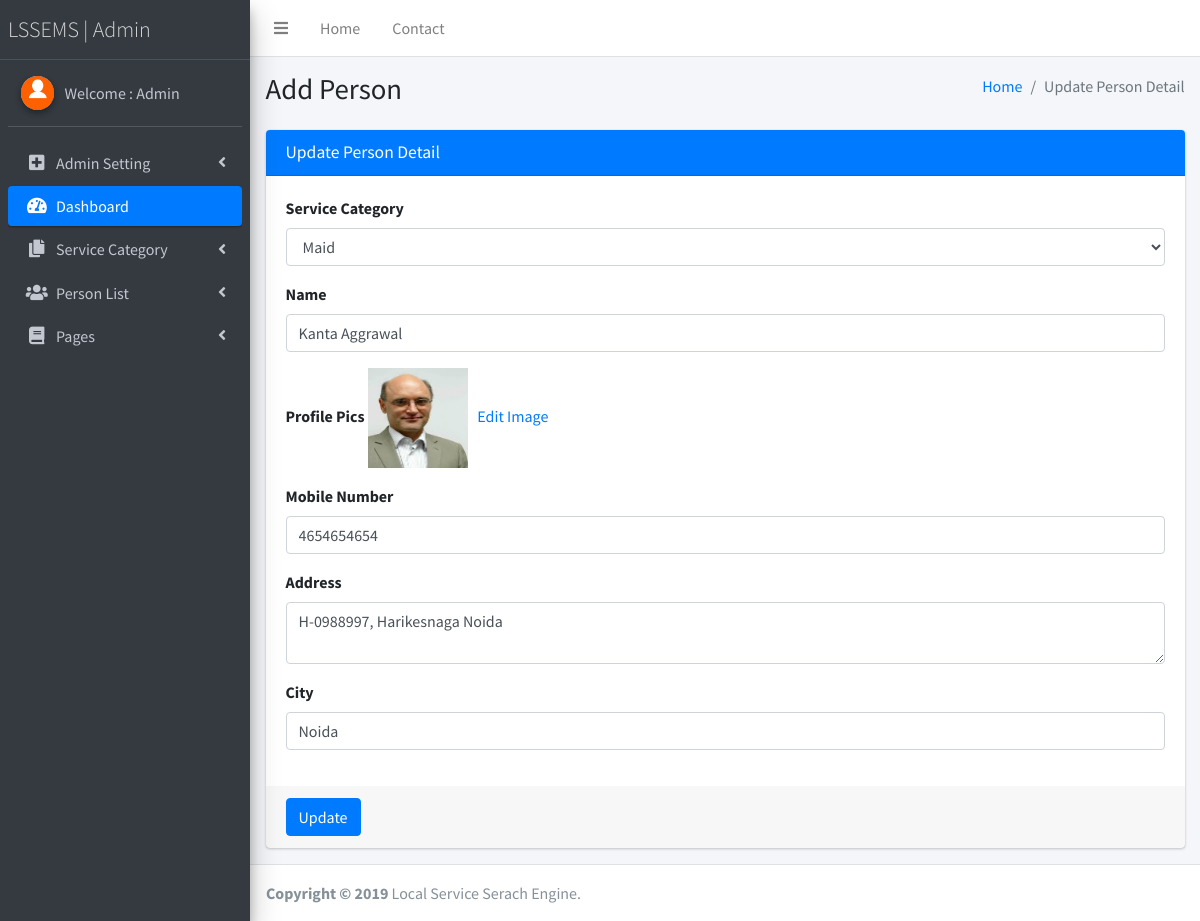
Screenshot of /lssems/admin/edit-person-detail.php?editid=1 (signed in) with the database file from the repository.
### tables this page shows
CREATE TABLE `tblperson` (
  `ID` int(10) NOT NULL,
  `Category` varchar(200) DEFAULT NULL,
  `Name` varchar(200) DEFAULT NULL,
  `Picture` varchar(200) DEFAULT NULL,
  `MobileNumber` bigint(10) DEFAULT NULL,
  `Address` mediumtext DEFAULT NULL,
  `City` varchar(200) NOT NULL,
  `RegDate` timestamp NULL DEFAULT current_timestamp()
);

### lssems/admin/edit-person-detail.php (the view, shortened to what this page needs)
<?php
if (strlen($_SESSION['lssemsaid']==0)) {
  header('location:logout.php');
  } else{
  ?>
<!DOCTYPE html>
<html>
<head>
  <link rel="stylesheet" href="plugins/fontawesome-free/css/all.min.css">
  <link rel="stylesheet" href="https://code.ionicframework.com/ionicons/2.0.1/css/ionicons.min.css">
  <link rel="stylesheet" href="dist/css/adminlte.min.css">
</head>
<body class="hold-transition sidebar-mini">
<div class="wrapper">
  <?php include_once('includes/header.php');?>
<?php include_once('includes/sidebar.php');?>
  <div class="content-wrapper">
    <section class="content-header">
      <div class="container-fluid">
        <div class="row mb-2">
          <div class="col-sm-6">
            <h1>Add Person</h1>
          </div>
          <div class="col-sm-6">
            <ol class="breadcrumb float-sm-right">
              <li class="breadcrumb-item"><a href="dashboard.php">Home</a></li>
              <li class="breadcrumb-item active">Update Person Detail</li>
            </ol>
          </div>
        </div>
      </div>
    </section>
    <section class="content">
      <div class="container-fluid">
        <div class="row">
          <div class="col-md-12">
            <div class="card card-primary">
              <div class="card-header">
                <h3 class="card-title">Update Person Detail</h3>
              </div>
              <form role="form" method="post" enctype="multipart/form-data">
                <?php
                   $eid=$_GET['editid'];
$sql="SELECT * from tblperson where ID=$eid";
$query = $dbh -> prepare($sql);
$query->execute();
$results=$query->fetchAll(PDO::FETCH_OBJ);
$cnt=1;
if($query->rowCount() > 0)
{
foreach($results as $row)
{               ?>
                <div class="card-body">
                  <div class="form-group">
                    <label for="exampleInputEmail1">Service Category</label>
                    <select type="text" name="category" id="category" value="" class="form-control" required="true">
<option value="<?php echo htmlentities($row->Category);?>"><?php echo htmlentities($row->Category);?></option>
                                                    </select>
                  </div>
                     <div class="form-group">
                    <label for="exampleInputEmail1">Name</label>
                    <input type="text" class="form-control" id="name" name="name" value="<?php echo htmlentities($row->Name);?>" required="true">
                  </div>
                  <div class="form-group">
                    <label for="exampleInputEmail1">Profile Pics</label>
                    <img src="images/<?php echo $row->Picture;?>" width="100" height="100" value="<?php  echo $row->Picture;?>">
                    <a href="changeimage.php?editid=<?php echo $row->ID;?>"> &nbsp; Edit Image</a>
                  </div>
                  <div class="form-group">
                    <label for="exampleInputEmail1">Mobile Number</label>
                    <input type="text" class="form-control" id="mobilenumber" name="mobilenumber" value="<?php echo htmlentities($row->MobileNumber);?>" maxlength="10" pattern="[0-9]+" required="true">
                  </div>
                  <div class="form-group">
                    <label for="exampleInputEmail1">Address</label>
                    <textarea type="text" class="form-control" id="address" name="address" placeholder="Address" required="true"><?php echo htmlentities($row->Address);?></textarea>
                  </div>
                  <div class="form-group">
                    <label for="exampleInputEmail1">City</label>
                    <input type="text" class="form-control" id="city" name="city" value="<?php echo htmlentities($row->City);?>" required="true">
                  </div>
                </div>
              <?php $cnt=$cnt+1;}} ?>
                <div class="card-footer">
                  <button type="submit" class="btn btn-primary" name="submit">Update</button>
                </div>
              </form>
            </div>
          </div>
        </div>
      </div>
    </section>
  </div>
<?php include_once('includes/footer.php');?>
</div>
</body>
</html>
<?php }  ?>

### lssems/admin/includes/sidebar.php (shortened to what this page needs)
  <aside class="main-sidebar sidebar-dark-primary elevation-4">
    <a href="dashboard.php" class="brand-link" style="font-weight:bold; font-size:22px;">
      <span class="brand-text font-weight-light">LSSEMS | Admin</span>
    </a>
    <div class="sidebar">
      <div class="user-panel mt-3 pb-3 mb-3 d-flex">
        <div class="image">
          <img src="dist/img/download.png" class="img-circle elevation-2" alt="User Image">
        </div>
        <div class="info">
<?php
$aid=$_SESSION['lssemsaid'];
$sql="SELECT AdminName from  tbladmin where ID=:aid";
$query = $dbh -> prepare($sql);
$query->bindParam(':aid',$aid,PDO::PARAM_STR);
$query->execute();
$results=$query->fetchAll(PDO::FETCH_OBJ);
$cnt=1;
if($query->rowCount() > 0)
{
foreach($results as $row)
{               ?>
          <a href="admin-profile.php" class="d-block">Welcome : <?php  echo $row->AdminName;?></a>
          <?php $cnt=$cnt+1;}} ?>
        </div>
      </div>
      <nav class="mt-2">
        <ul class="nav nav-pills nav-sidebar flex-column" data-widget="treeview" role="menu" data-accordion="false">
            <li class="nav-item has-treeview">
            <a href="#" class="nav-link">
              <i class="nav-icon fas fa-plus-square"></i>
              <p>
                Admin Setting
                <i class="fas fa-angle-left right"></i>
              </p>
            </a>
          </li>
          <li class="nav-item has-treeview menu-open">
            <a href="dashboard.php" class="nav-link active">
              <i class="nav-icon fas fa-tachometer-alt"></i>
              <p>
                Dashboard
               </p>
            </a>
          </li>
          <li class="nav-item has-treeview">
            <a href="#" class="nav-link">
              <i class="nav-icon fas fa-copy"></i>
              <p>
                Service Category
                <i class="fas fa-angle-left right"></i>
              </p>
            </a>
          </li>
          <li class="nav-item has-treeview">
            <a href="#" class="nav-link">
              <i class="nav-icon fas fa-users"></i>
              <p>
                Person List
                <i class="right fas fa-angle-left"></i>
              </p>
            </a>
          </li>
          <li class="nav-item has-treeview">
            <a href="#" class="nav-link">
              <i class="nav-icon fas fa-book"></i>
              <p>
                Pages
                <i class="fas fa-angle-left right"></i>
              </p>
            </a>
          </li>
        </ul>
      </nav>
    </div>
  </aside>

### rows the page displays
tblperson: category "Maid", name "Kanta Aggrawal", Picture (picture), mobilenumber "4654654654", address "H-0988997, Harikesnaga Noida", city "Noida"

### other values shown
$row->AdminName "Admin"
